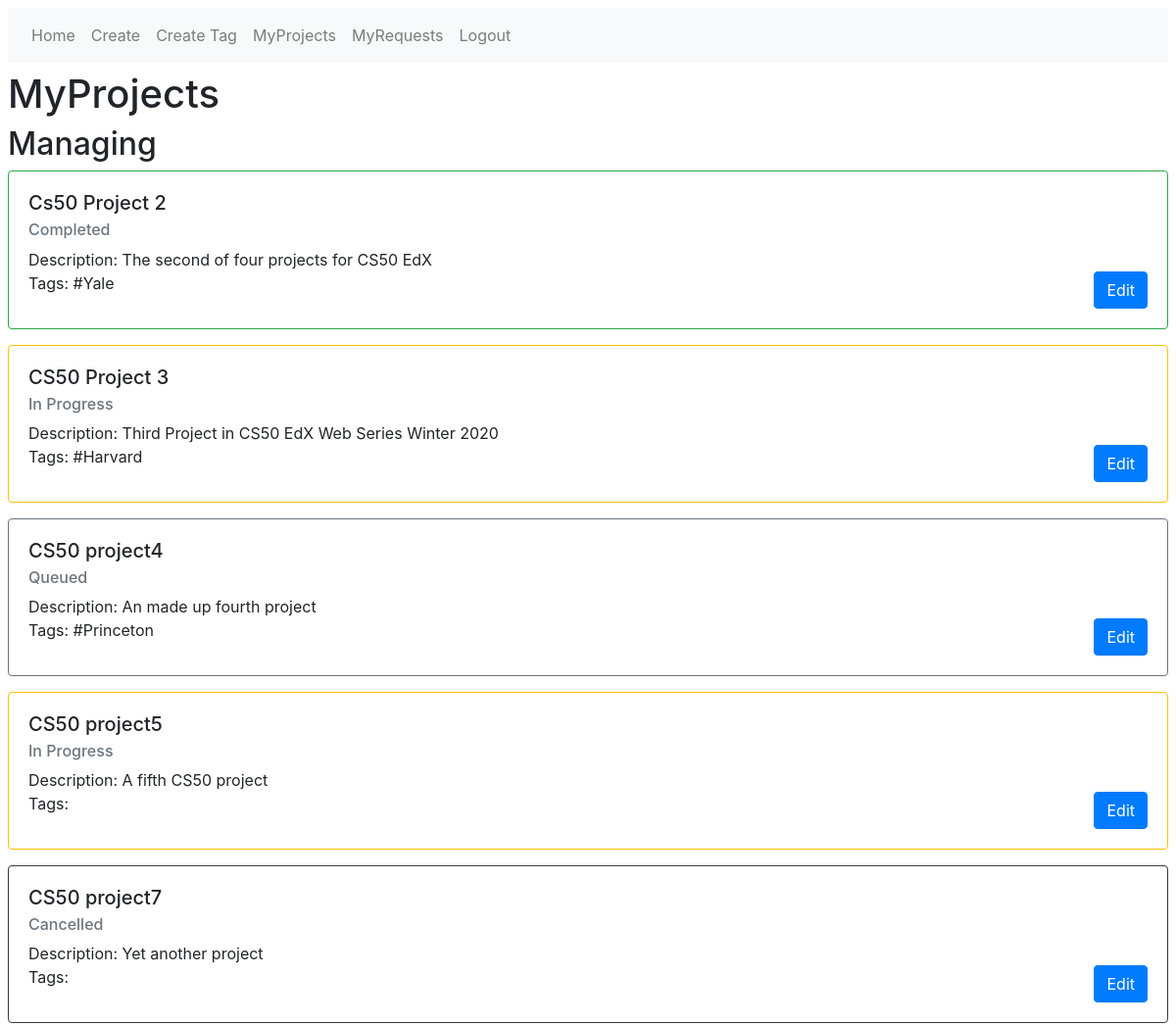
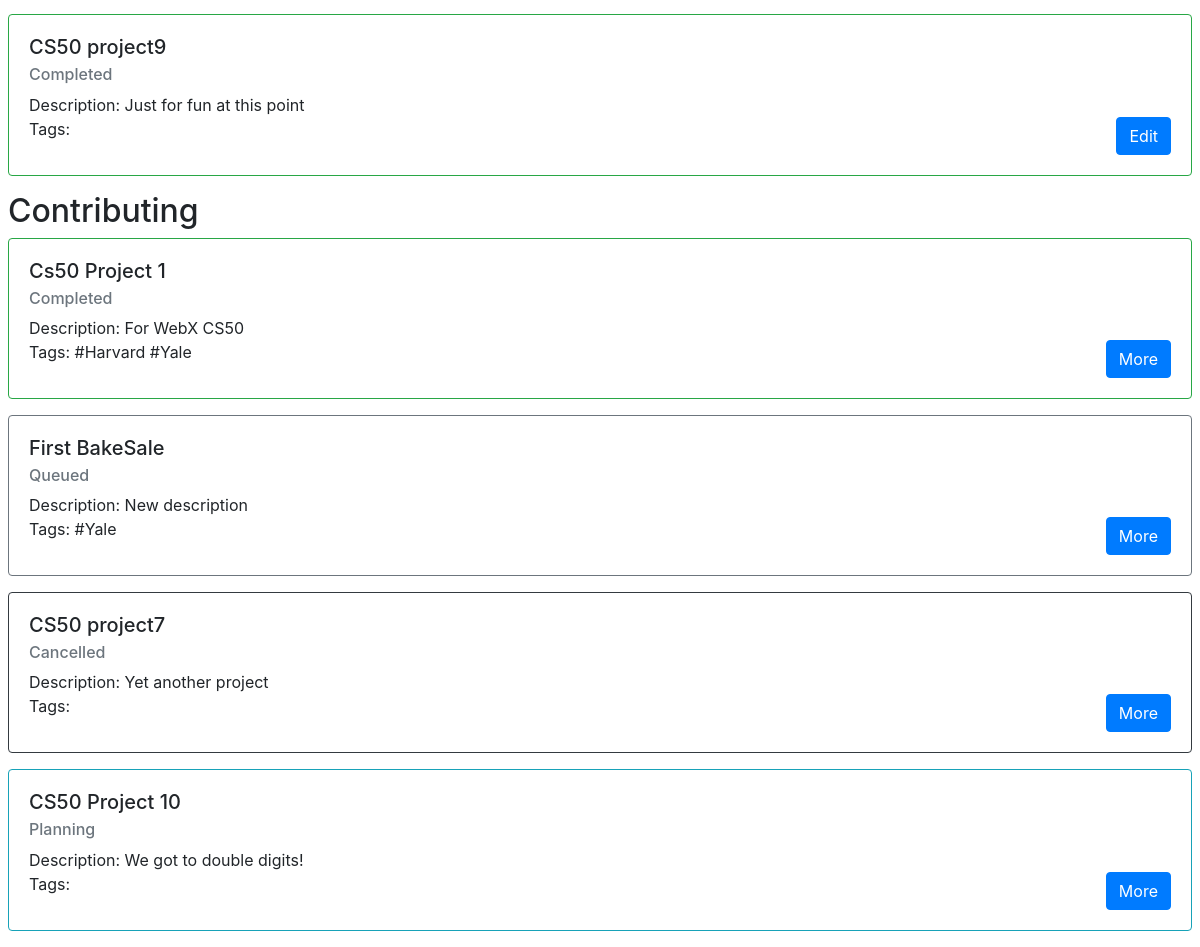
/projects/manage/ (signed in), run on the app's committed database (2 pictures, top to bottom).
### users/models.py (models this page shows, shortened)
class Project(models.Model):
    name = models.CharField(max_length=64)
    manager = models.ForeignKey(User, on_delete=models.PROTECT, related_name='manager')
    status = models.ForeignKey('Status', on_delete=models.PROTECT,)
    contributors = models.ManyToManyField(User, related_name='contributor', blank=True,)
    description = models.TextField()
    tags = models.ManyToManyField(Tag, blank=True,)

class Status(models.Model):
    status = models.CharField(max_length=64)
    cardClass = models.ForeignKey('CardClass', on_delete=models.CASCADE)
    def __str__(self):
        return f"{self.status}"

class Tag(models.Model):
    tag = models.CharField(max_length=64)
    def __str__(self):
        return f"{self.tag}"

### projects/views.py (the view)
# urls.py: path("manage/", views.manage_view, name="manage"),
def manage_view(request):
    if not request.user.is_authenticated:
        return render(request, "users/login.html", {"message": None})
    context = {
        "managed_projects": request.user.manager.all(),
        "contributed_projects": request.user.contributor.all()
    }
    return render(request, "projects/manage.html", context)

### projects/templates/projects/manage.html
{% extends "projects/base.html" %}
{% block body %}
  <h1>MyProjects</h1>
  <h2>Managing</h2>
  {% for project in managed_projects %}
  <div class="{{project.status.cardClass.cardClass}}">
    <div class="card-body">
      <h5 class = "card-title"> {{project.name}}</h5>
      <h6 class="card-subtitle mb-2 text-muted">{{project.status}}</h6>
      Description: {{project.description}} <br>
      Tags: {% for tag in project.tags.all %}#{{tag}} {% endfor %}
      <a href="{% url 'projects:manage_project' project.id%}" class="float-right btn btn-primary">Edit</a>
    </div>
  </div>
  {% endfor %}
  <h2>Contributing</h2>
  {% for project in contributed_projects %}
  <div class="{{project.status.cardClass.cardClass}}">
    <div class="card-body">
      <h5 class = "card-title"> {{project.name}}</h5>
      <h6 class="card-subtitle mb-2 text-muted">{{project.status}}</h6>
      Description: {{project.description}} <br>
      Tags: {% for tag in project.tags.all %}#{{tag}} {% endfor %}
      <a href="{% url 'projects:manage_project' project.id%}" class="float-right btn btn-primary">More</a>
    </div>
  </div>
  {% endfor %}
{% endblock %}

### data on the page
Project: name "Cs50 Project 2", status "Completed", description "The second of four projects for CS50 EdX"
Tag: tag "Yale"
Project: name "CS50 Project 3", status "In Progress", description "Third Project in CS50 EdX Web Series Winter 2020"
Tag: tag "Harvard"
Project: name "CS50 project4", status "Queued", description "An made up fourth project"
Tag: tag "Princeton"
Project: name "CS50 project5", status "In Progress", description "A fifth CS50 project"
Project: name "CS50 project7", status "Cancelled", description "Yet another project"
Project: name "CS50 project9", status "Completed", description "Just for fun at this point"
Project: name "Cs50 Project 1", status "Completed", description "For WebX CS50"
Project: name "First BakeSale", status "Queued", description "New description"
Project: name "CS50 Project 10", status "Planning", description "We got to double digits!"
